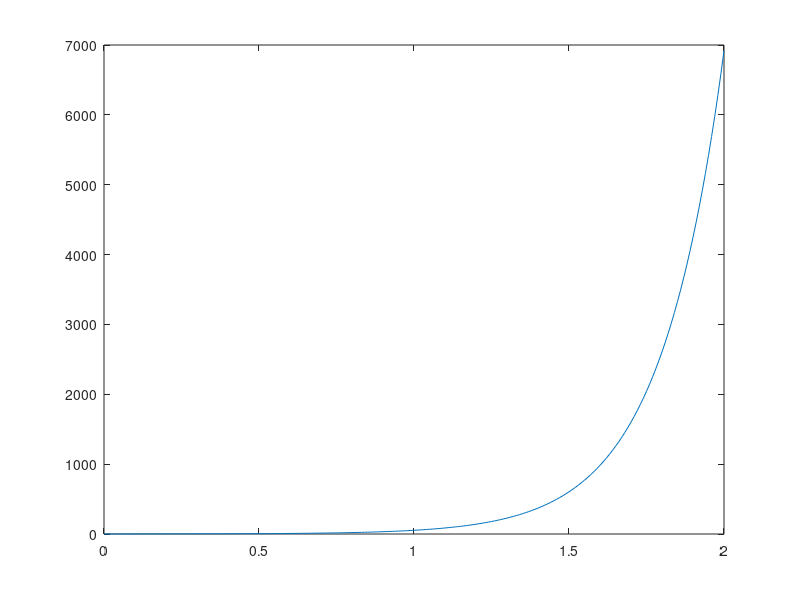

This chart was generated by the following MATLAB code:
% implement euler method
% by decreasing h we decrease the error
% x' = 5x - 3
h = 0.01;
t = 0:h:2; % x' = 5x - 3
y = zeros(size(t));
y(1) = 1; %y(0) = 1
for j = 2:numel(t)
    y(j) = y(j-1) + h*(5*y(j-1) - 3);
end
% solution is y = Ce(5t) + 0.6
% for y(0) = 1 C = 0.4
y2 = 0.4*exp(5*t) + 0.6;
sum(abs(y-y2))
plot(t,y,t,y2);

clf; plot(t,y2);
clf; plot(t,y)
%{ 
    h = 0.01;
    t = 0:h:2.2; % x' = 5x - 3
    ix = find(t==2);
    y = zeros(size(t));
    y(ix) = 1; 
    for j = ix-1:-1:1
        y(j) = y(j+1) - h*(5*y(j+1) - 3);
    end
    for j = ix+1:numel(t)
        y(j) = y(j-1) + h*(5*y(j-1) - 3);
    end
    y2 = 0.4*exp(-10)*exp(t) + 0.6;
    clf
    %plot(t,y,t,y2);
    %plot(t,y2);
    plot(t,y);
    sum(abs(y-y2))
%}
